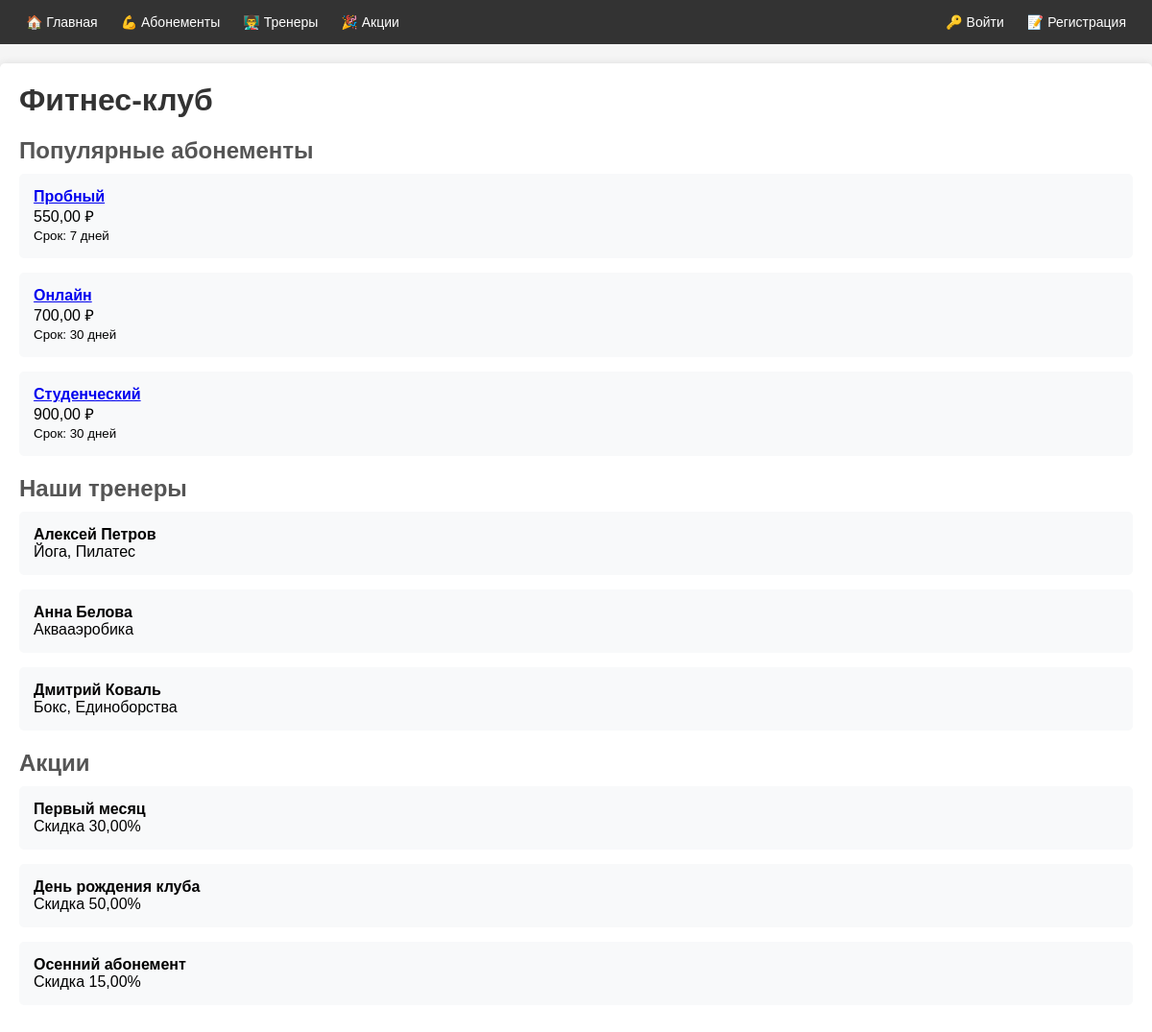
The page / on the database its author committed.
### club/models.py (models this page shows, shortened)
class Membership(models.Model):
    title = models.CharField(max_length=100, verbose_name='Название абонемента')
    title_en = models.CharField(max_length=100, blank=True, null=True, verbose_name='Название (англ.)')
    description = models.TextField(blank=True, null=True, verbose_name='Описание')
    duration_days = models.PositiveIntegerField(verbose_name='Срок действия (дней)')
    price = models.DecimalField(max_digits=10, decimal_places=2, validators=[MinValueValidator(0)], verbose_name='Цена')
    visits_limit = models.PositiveIntegerField(blank=True, null=True, verbose_name='Лимит посещений')
    is_active = models.BooleanField(default=True, verbose_name='Активен')
    created_at = models.DateTimeField(default=timezone.now, verbose_name='Дата создания')
    objects = models.Manager()          # стандартный менеджер
    active = ActiveMembershipManager()  # [Ч1] наш кастомный — только is_active=True
    class Meta:
        verbose_name = 'Абонемент'
        verbose_name_plural = 'Абонементы'
        ordering = ['price']            # [Ч1] Meta ordering: от дешёвых к дорогим

class Trainer(models.Model):
    full_name = models.CharField(max_length=100, verbose_name='ФИО тренера')
    full_name_en = models.CharField(max_length=100, blank=True, null=True, verbose_name='ФИО (англ.)')
    specialization = models.CharField(max_length=100, blank=True, null=True, verbose_name='Специализация')
    experience_years = models.PositiveIntegerField(default=0, verbose_name='Опыт (лет)')
    photo_url = models.URLField(blank=True, null=True, verbose_name='Фото')
    bio = models.TextField(blank=True, null=True, verbose_name='Биография')
    is_active = models.BooleanField(default=True, verbose_name='Активен')
    hired_at = models.DateField(default=timezone.now, verbose_name='Дата найма')
    services = models.ManyToManyField(
        'Service',
        blank=True,
        related_name='specialist_trainers',
        verbose_name='Услуги тренера'
    )
    photo = models.ImageField(
        upload_to='trainers/photos/',
        blank=True, null=True,
        verbose_name='Фото тренера'
    )
    cv_file = models.FileField(
        upload_to='trainers/cv/',
        blank=True, null=True,
        verbose_name='Резюме (PDF)'
    )
    class Meta:
        verbose_name = 'Тренер'
        verbose_name_plural = 'Тренеры'
        ordering = ['full_name']        # [Ч1] Meta ordering: алфавитный

class Promotion(models.Model):
    title = models.CharField(max_length=100, verbose_name='Название акции')
    description = models.TextField(blank=True, null=True, verbose_name='Описание')
    discount_percent = models.DecimalField(max_digits=5, decimal_places=2, validators=[MinValueValidator(0), MaxValueValidator(100)], verbose_name='Скидка (%)')
    start_date = models.DateField(verbose_name='Дата начала')
    end_date = models.DateField(verbose_name='Дата окончания')
    image_url = models.URLField(blank=True, null=True, verbose_name='Изображение')
    is_active = models.BooleanField(default=True, verbose_name='Активна')
    created_at = models.DateTimeField(default=timezone.now, verbose_name='Дата создания')
    memberships = models.ManyToManyField(
        Membership,
        through='PromotionMembership',  # [Ч2] through — промежуточная таблица
        related_name='promotions',
        verbose_name='Абонементы'
    )
    image = models.ImageField(
        upload_to='promotions/',
        blank=True, null=True,
        verbose_name='Изображение акции'
    )
    objects = models.Manager()          # стандартный менеджер
    active = ActivePromotionManager()   # [Ч1] кастомный — только текущие акции
    class Meta:
        verbose_name = 'Акция'
        verbose_name_plural = 'Акции'
        ordering = ['-start_date']      # [Ч1] Meta ordering: новые акции сначала

### club/views.py (the view)
# urls.py: path('', views.home, name='home'),
def home(request):
    memberships = Membership.objects.filter(is_active=True)[:3]
    trainers = Trainer.objects.filter(is_active=True)[:3]
    promotions = Promotion.active.all()[:3]
    return render(request, 'club/home.html', {
        'memberships': memberships,
        'trainers': trainers,
        'promotions': promotions,
    })

### club/models.py (called while the page is built)
    def get_queryset(self):
        today = timezone.now().date()   # [Ч1] timezone — пример 3: текущая дата
        return super().get_queryset().filter(
            is_active=True,
            start_date__lte=today,      # [Ч1] __ lookup: start_date <= today
            end_date__gte=today         # [Ч1] __ lookup: end_date >= today
        )

### club/templates/club/home.html (shortened to what this page needs)
{% extends 'club/base.html' %}
{% block content %}
<h1>Фитнес-клуб</h1>
<h2>Популярные абонементы</h2>
{% for membership in memberships %}
    <div class="card">
        <strong>
            <a href="{% url 'membership_detail' membership.pk %}">{{ membership.title }}</a>
        </strong><br>
        {{ membership.price }} ₽<br>
        <small>Срок: {{ membership.duration_days }} дней</small>
    </div>
{% endfor %}
<h2>Наши тренеры</h2>
{% for trainer in trainers %}
    <div class="card">
        <strong>{{ trainer.full_name }}</strong><br>
        {{ trainer.specialization }}
    </div>
{% empty %}
    <p>Нет доступных тренеров</p>
{% endfor %}
<h2>Акции</h2>
{% for promo in promotions %}
    <div class="card">
        <strong>{{ promo.title }}</strong><br>
        Скидка {{ promo.discount_percent }}%
    </div>
{% empty %}
    <p>Нет активных акций</p>
{% endfor %}
{% endblock %}

### club/templates/club/base.html (shortened to what this page needs)
<!DOCTYPE html>
<html lang="ru">
<head>
</head>
<body>
<nav>
    <div class="nav-links">
        <a href="{% url 'home' %}">🏠 Главная</a>
        <a href="{% url 'membership_list' %}">💪 Абонементы</a>
        <a href="{% url 'trainer_list' %}">👨‍🏫 Тренеры</a>
        <a href="{% url 'promotion_list' %}">🎉 Акции</a>
    </div>
    <div class="nav-right">
        {% if user.is_authenticated %}
            <span class="user-info">👤 {{ user.full_name }} ({{ user.get_role_display }})</span>
            <a href="{% url 'profile' %}">👤 Профиль</a>
            <form method="post" action="{% url 'logout' %}" style="display: inline;">
                {% csrf_token %}
                <button type="submit" style="background: none; border: none; color: white; cursor: pointer; padding: 15px 12px; font: inherit; font-size: 14px;">
                    🚪 Выйти
                </button>
            </form>
        {% else %}
            <a href="{% url 'login' %}">🔑 Войти</a>
            <a href="{% url 'register' %}">📝 Регистрация</a>
        {% endif %}
    </div>
</nav>
<div class="container">
    {% block content %}{% endblock %}
</div>
</body>
</html>

### club/templates/club/base.html (style rules this page uses)
* { box-sizing: border-box; margin: 0; padding: 0; }
body { font-family: Arial, sans-serif; background-color: #f5f5f5; }
nav { background-color: #333; padding: 0 15px; display: flex; align-items: center; justify-content: space-between; flex-wrap: wrap; }
nav .nav-links { display: flex; flex-wrap: wrap; }
nav a { color: white; text-decoration: none; padding: 15px 12px; display: inline-block; font-size: 14px; }
nav .nav-right { display: flex; align-items: center; }
.container { max-width: 1200px; margin: 20px auto; padding: 20px; background-color: white; border-radius: 5px; box-shadow: 0 0 10px rgba(0,0,0,0.1); }
h1 { color: #333; margin-bottom: 20px; }
h2 { color: #555; margin: 20px 0 10px; }
.card { background: #f8f9fa; padding: 15px; margin-bottom: 15px; border-radius: 5px; }

### rows shown on the page
Membership: title "Пробный", price "550,00", duration_days "7"
Membership: title "Онлайн", price "700,00", duration_days "30"
Membership: title "Студенческий", price "900,00", duration_days "30"
Trainer: full_name "Алексей Петров", specialization "Йога, Пилатес"
Trainer: full_name "Анна Белова", specialization "Аквааэробика"
Trainer: full_name "Дмитрий Коваль", specialization "Бокс, Единоборства"
Promotion: title "Первый месяц", discount_percent "30,00"
Promotion: title "День рождения клуба", discount_percent "50,00"
Promotion: title "Осенний абонемент", discount_percent "15,00"
